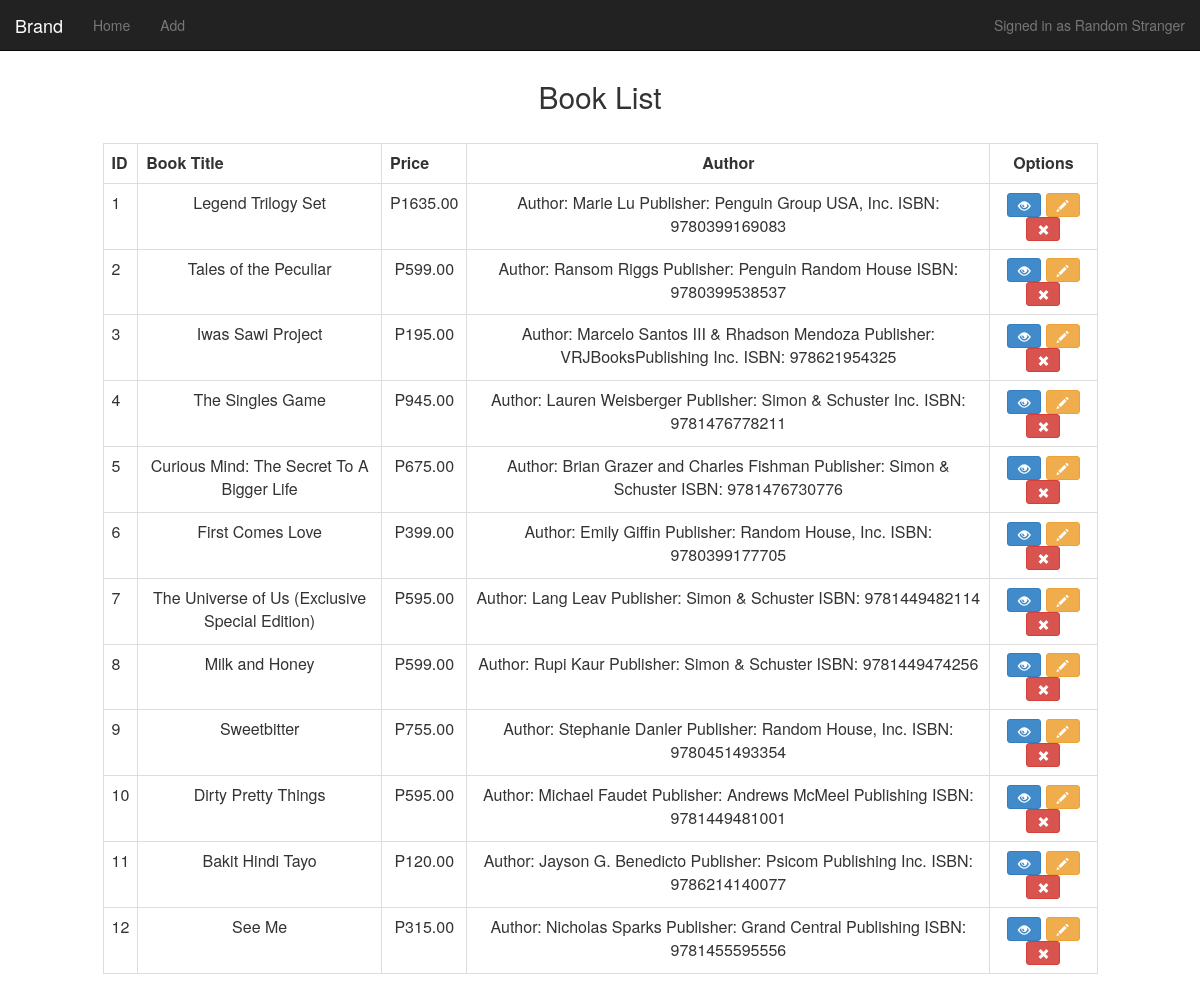
The page / on the database its author committed.
### tables this page shows
CREATE TABLE `products_t` (
  `productID` int(11) NOT NULL,
  `productName` varchar(75) NOT NULL,
  `productPrice` decimal(6,2) NOT NULL,
  `productDesc` varchar(300) NOT NULL,
  `productImage` varchar(15) NOT NULL
);

### index.php (the view, shortened to what this page needs)
<?php
include("sql_connect.php");
?>
<html>
<head>
	<link rel='stylesheet' href='css/bootstrap.min.css'>
</head>
<body>
<?php include("navbar.php"); ?>
<h2 class="text-center">Book List</h2>
<div class="row">
	<div class="col-sm-10 col-sm-offset-1">
		<br>
		<table class="table table-bordered">
			<th>ID</th>
			<th>Book Title</th>
			<th>Price</th>
			<th class="text-center">Author</th>
			<th class="text-center">Options</th>
			<?php
				$result= mysqli_query($mysqli, "SELECT * FROM products_t");
				if($result){
					$index=0;
					while($row = mysqli_fetch_array($result)){
						echo "<tr>";
						echo "<td>".$row[0]."</td>";
						echo "<td class='text-center'>".$row[1]."</td>";
						echo "<td class='text-center'>P".$row[2]."</td>";
						echo "<td class='text-center'> ".$row[3]."</td>";
						echo "<td align='center'>";
						echo "	<button class='btn btn-sm btn-primary' alt='".$index++."'>
								<span class='glyphicon glyphicon-eye-open'></span>
								</button>";
						echo " <a href='edit.php?pid=".$row[0]."'><button class='btn btn-sm btn-warning'>
								<span class='glyphicon glyphicon-pencil'></span>
								</button></a>";
						echo " <a href='deleteProduct.php?pid=".$row[0]."' <button class='btn btn-sm btn-danger'>
								<span class='glyphicon glyphicon-remove' class='check'></span>
								</button></a>";
						echo "</td>";
						echo "</tr>";
					}
				}
			?>
		</table>
	</div>
</div>
</body>
</html>

### navbar.php (shortened to what this page needs)
<nav class="navbar navbar-inverse navbar-fixed-top">
	<div class="container-fluid">
		<div class="navbar-header">
		<a href="#" class="navbar-brand">Brand</a> </div>
		<div class="collapse navbar-collapse" id="bs-example-navbar-collapse-6">
			<ul class="nav navbar-nav">
				<li><a href="index.php">Home</a></li>
				<li><a href="addProduct.php">Add</a></li>
			</ul>
			<span class="navbar-text navbar-right">Signed in as <a href="#" class="navbar-link">Random Stranger</a></span>
		</div>
	</div>
</nav>
<br><br><br>

### rows shown on the page
products_t: productID "1", productName "Legend Trilogy Set", productPrice "1635.00", productDesc "Author: Marie Lu Publisher: Penguin Group USA, Inc. ISBN: 9780399169083"
products_t: productID "2", productName "Tales of the Peculiar", productPrice "599.00", productDesc "Author: Ransom Riggs Publisher: Penguin Random House ISBN: 9780399538537"
products_t: productID "3", productName "Iwas Sawi Project", productPrice "195.00", productDesc "Author: Marcelo Santos III & Rhadson Mendoza Publisher: VRJBooksPublishing Inc. ISBN: 978621954325"
products_t: productID "4", productName "The Singles Game", productPrice "945.00", productDesc "Author: Lauren Weisberger Publisher: Simon & Schuster Inc. ISBN: 9781476778211"
products_t: productID "5", productName "Curious Mind: The Secret To A Bigger Life", productPrice "675.00", productDesc "Author: Brian Grazer and Charles Fishman Publisher: Simon & Schuster ISBN: 9781476730776"
products_t: productID "6", productName "First Comes Love", productPrice "399.00", productDesc "Author: Emily Giffin Publisher: Random House, Inc. ISBN: 9780399177705"
products_t: productID "7", productName "The Universe of Us (Exclusive Special Edition)", productPrice "595.00", productDesc "Author: Lang Leav Publisher: Simon & Schuster ISBN: 9781449482114"
products_t: productID "8", productName "Milk and Honey", productPrice "599.00", productDesc "Author: Rupi Kaur Publisher: Simon & Schuster ISBN: 9781449474256"
products_t: productID "9", productName "Sweetbitter", productPrice "755.00", productDesc "Author: Stephanie Danler Publisher: Random House, Inc. ISBN: 9780451493354"
products_t: productID "10", productName "Dirty Pretty Things", productPrice "595.00", productDesc "Author: Michael Faudet Publisher: Andrews McMeel Publishing ISBN: 9781449481001"
products_t: productID "11", productName "Bakit Hindi Tayo", productPrice "120.00", productDesc "Author: Jayson G. Benedicto Publisher: Psicom Publishing Inc. ISBN: 9786214140077"
products_t: productID "12", productName "See Me", productPrice "315.00", productDesc "Author: Nicholas Sparks Publisher: Grand Central Publishing ISBN: 9781455595556"
